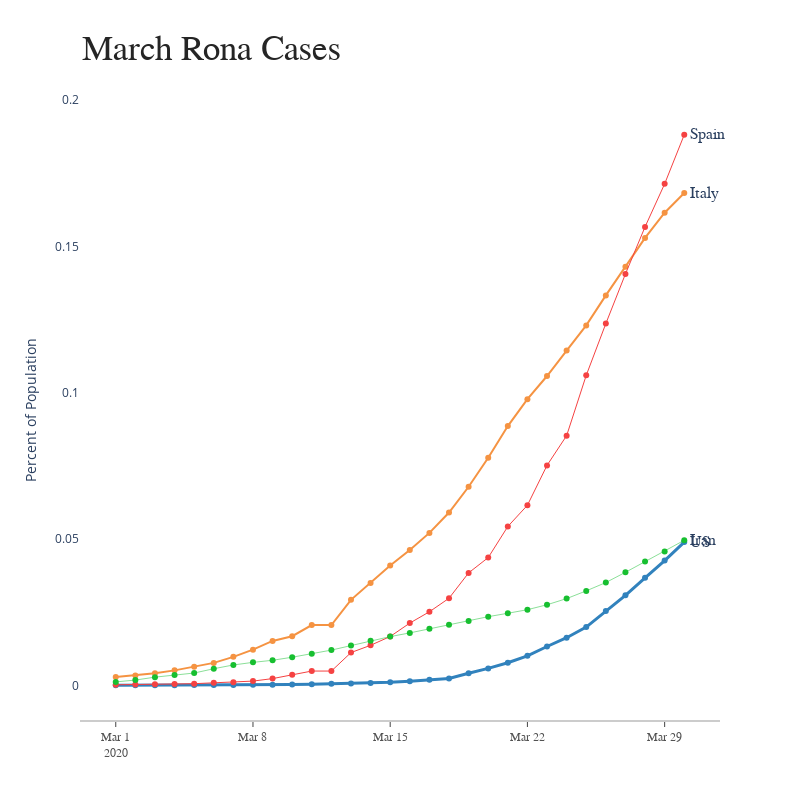

This figure's notebook cell:
### Code cell
fig = go.Figure()
labels = fuck_p.columns[1:5].tolist();
mode_size = [3,2,1, 0.5]
line_size = [3,2,1,0.5]
colors = [ 'rgb(49,130,189)', 'rgb(245, 147, 66)', 'rgb(245, 66, 66)', 'rgb(23, 191, 48)']
for i in range(1,5):
    fig.add_trace(go.Scatter(x = fuck_p['Dates'], y = fuck_p.iloc[:,i], mode = 'lines+markers', name = fuck_p.columns[i], 
                             line = dict(color = colors[i-1], width = line_size[i-1]), connectgaps = True))
    fig.add_trace(go.Scatter(x =[fuck_p['Dates'][0], fuck_p['Dates'][29]], 
                            y = [fuck_p.iloc[:,i][0], fuck_p.iloc[:,i][29]], mode = 'markers', marker = dict(color=colors[i-1], size= mode_size[i-1])))
    
fig.update_layout(
    xaxis=dict(
        showline=True,
        showgrid=False,
        showticklabels=True,
        linecolor='rgb(204,204,204)',
        linewidth=2,
        ticks='outside', 
        tickfont=dict(
            family='Arial',
            size=12,
            color='rgb(82,82,82)',
        ),
    ),
    yaxis=dict(
        showgrid=True,
        zeroline=False,
        showline=False,
        showticklabels=True,
        ),
    autosize=False,
    width = 800, height = 800,
    showlegend=False,
    plot_bgcolor = 'white',
    yaxis_title = 'Percent of Population'
)

annotations = []

# Adding Labels
for y_trace, label, color in zip(fuck_p.iloc[:,1:5].values.transpose(), labels, colors):
    annotations.append(dict(xref='paper', x=0.95, y = y_trace[-1],
                                                       xanchor = 'left', yanchor = 'middle', 
                                                       text = label.format(y_trace[-1]), 
                                                        font = dict(family='Arial', size = 16), showarrow = False))
annotations.append(dict(xref='paper', yref='paper', x = 0.0, y = 1.05, xanchor = 'left', yanchor = 'bottom', text = 'March Rona Cases',
                                       font = dict(family = 'Arial', size = 35, color = 'rgb(37,37,37)'), showarrow = False))
fig.update_layout(annotations=annotations)

### Figure 1 — Plotly figure (JSON) as saved in the notebook; plotly's stock layout.template omitted (floating-point values rounded to 4 significant figures)
{"data": [{"connectgaps": true, "line": {"color": "rgb(49,130,189)", "width": 3}, "mode": "lines+markers", "name": "US", "type": "scatter", "x": ["2020-03-01T00:00:00", "2020-03-02T00:00:00", "2020-03-03T00:00:00", "2020-03-04T00:00:00", "2020-03-05T00:00:00", "2020-03-06T00:00:00", "2020-03-07T00:00:00", "2020-03-08T00:00:00", "2020-03-09T00:00:00", "2020-03-10T00:00:00", "2020-03-11T00:00:00", "2020-03-12T00:00:00", "2020-03-13T00:00:00", "2020-03-14T00:00:00", "2020-03-15T00:00:00", "2020-03-16T00:00:00", "2020-03-17T00:00:00", "2020-03-18T00:00:00", "2020-03-19T00:00:00", "2020-03-20T00:00:00", "2020-03-21T00:00:00", "2020-03-22T00:00:00", "2020-03-23T00:00:00", "2020-03-24T00:00:00", "2020-03-25T00:00:00", "2020-03-26T00:00:00", "2020-03-27T00:00:00", "2020-03-28T00:00:00", "2020-03-29T00:00:00", "2020-03-30T00:00:00"], "y": [2.239e-05, 2.965e-05, 3.57e-05, 4.508e-05, 6.565e-05, 7.927e-05, 0.0001216, 0.0001567, 0.0001764, 0.0002901, 0.0003876, 0.0005031, 0.0006593, 0.0008251, 0.001059, 0.001401, 0.001943, 0.002355, 0.004138, 0.005779, 0.007712, 0.01007, 0.01327, 0.01626, 0.0199, 0.02536, 0.03076, 0.03675, 0.04263, 0.04895]}, {"marker": {"color": "rgb(49,130,189)", "size": 3}, "mode": "markers", "type": "scatter", "x": ["2020-03-01T00:00:00", "2020-03-30T00:00:00"], "y": [2.239e-05, 0.04895]}, {"connectgaps": true, "line": {"color": "rgb(245, 147, 66)", "width": 2}, "mode": "lines+markers", "name": "Italy", "type": "scatter", "x": ["2020-03-01T00:00:00", "2020-03-02T00:00:00", "2020-03-03T00:00:00", "2020-03-04T00:00:00", "2020-03-05T00:00:00", "2020-03-06T00:00:00", "2020-03-07T00:00:00", "2020-03-08T00:00:00", "2020-03-09T00:00:00", "2020-03-10T00:00:00", "2020-03-11T00:00:00", "2020-03-12T00:00:00", "2020-03-13T00:00:00", "2020-03-14T00:00:00", "2020-03-15T00:00:00", "2020-03-16T00:00:00", "2020-03-17T00:00:00", "2020-03-18T00:00:00", "2020-03-19T00:00:00", "2020-03-20T00:00:00", "2020-03-21T00:00:00", "2020-03-22T00:00:00", "2020-03-23T00:00:00", "2020-03-24T00:00:00", "2020-03-25T00:00:00", "2020-03-26T00:00:00", "2020-03-27T00:00:00", "2020-03-28T00:00:00", "2020-03-29T00:00:00", "2020-03-30T00:00:00"], "y": [0.002801, 0.003366, 0.004137, 0.005107, 0.006379, 0.007665, 0.009727, 0.01219, 0.01516, 0.01678, 0.0206, 0.0206, 0.0292, 0.03498, 0.04092, 0.04626, 0.05209, 0.05905, 0.06784, 0.07774, 0.08858, 0.09778, 0.1057, 0.1144, 0.123, 0.1332, 0.143, 0.1529, 0.1615, 0.1682]}, {"marker": {"color": "rgb(245, 147, 66)", "size": 2}, "mode": "markers", "type": "scatter", "x": ["2020-03-01T00:00:00", "2020-03-30T00:00:00"], "y": [0.002801, 0.1682]}, {"connectgaps": true, "line": {"color": "rgb(245, 66, 66)", "width": 1}, "mode": "lines+markers", "name": "Spain", "type": "scatter", "x": ["2020-03-01T00:00:00", "2020-03-02T00:00:00", "2020-03-03T00:00:00", "2020-03-04T00:00:00", "2020-03-05T00:00:00", "2020-03-06T00:00:00", "2020-03-07T00:00:00", "2020-03-08T00:00:00", "2020-03-09T00:00:00", "2020-03-10T00:00:00", "2020-03-11T00:00:00", "2020-03-12T00:00:00", "2020-03-13T00:00:00", "2020-03-14T00:00:00", "2020-03-15T00:00:00", "2020-03-16T00:00:00", "2020-03-17T00:00:00", "2020-03-18T00:00:00", "2020-03-19T00:00:00", "2020-03-20T00:00:00", "2020-03-21T00:00:00", "2020-03-22T00:00:00", "2020-03-23T00:00:00", "2020-03-24T00:00:00", "2020-03-25T00:00:00", "2020-03-26T00:00:00", "2020-03-27T00:00:00", "2020-03-28T00:00:00", "2020-03-29T00:00:00", "2020-03-30T00:00:00"], "y": [0.0001797, 0.0002567, 0.0003529, 0.0004749, 0.000554, 0.0008556, 0.00107, 0.00144, 0.002295, 0.003626, 0.004871, 0.004871, 0.01119, 0.01367, 0.01668, 0.02127, 0.02513, 0.02975, 0.03842, 0.04366, 0.05428, 0.06154, 0.07516, 0.08531, 0.1059, 0.1236, 0.1406, 0.1567, 0.1714, 0.1881]}, {"marker": {"color": "rgb(245, 66, 66)", "size": 1}, "mode": "markers", "type": "scatter", "x": ["2020-03-01T00:00:00", "2020-03-30T00:00:00"], "y": [0.0001797, 0.1881]}, {"connectgaps": true, "line": {"color": "rgb(23, 191, 48)", "width": 0.5}, "mode": "lines+markers", "name": "Iran", "type": "scatter", "x": ["2020-03-01T00:00:00", "2020-03-02T00:00:00", "2020-03-03T00:00:00", "2020-03-04T00:00:00", "2020-03-05T00:00:00", "2020-03-06T00:00:00", "2020-03-07T00:00:00", "2020-03-08T00:00:00", "2020-03-09T00:00:00", "2020-03-10T00:00:00", "2020-03-11T00:00:00", "2020-03-12T00:00:00", "2020-03-13T00:00:00", "2020-03-14T00:00:00", "2020-03-15T00:00:00", "2020-03-16T00:00:00", "2020-03-17T00:00:00", "2020-03-18T00:00:00", "2020-03-19T00:00:00", "2020-03-20T00:00:00", "2020-03-21T00:00:00", "2020-03-22T00:00:00", "2020-03-23T00:00:00", "2020-03-24T00:00:00", "2020-03-25T00:00:00", "2020-03-26T00:00:00", "2020-03-27T00:00:00", "2020-03-28T00:00:00", "2020-03-29T00:00:00", "2020-03-30T00:00:00"], "y": [0.001168, 0.001793, 0.00279, 0.00349, 0.004196, 0.00567, 0.006955, 0.007842, 0.008553, 0.009605, 0.01075, 0.01203, 0.01357, 0.0152, 0.01665, 0.01791, 0.01931, 0.02074, 0.02199, 0.02346, 0.02462, 0.02584, 0.02753, 0.02963, 0.03227, 0.03512, 0.03862, 0.04229, 0.04576, 0.04956]}, {"marker": {"color": "rgb(23, 191, 48)", "size": 0.5}, "mode": "markers", "type": "scatter", "x": ["2020-03-01T00:00:00", "2020-03-30T00:00:00"], "y": [0.001168, 0.04956]}], "layout": {"annotations": [{"font": {"family": "Arial", "size": 16}, "showarrow": false, "text": "US", "x": 0.95, "xanchor": "left", "xref": "paper", "y": 0.04895, "yanchor": "middle"}, {"font": {"family": "Arial", "size": 16}, "showarrow": false, "text": "Italy", "x": 0.95, "xanchor": "left", "xref": "paper", "y": 0.1682, "yanchor": "middle"}, {"font": {"family": "Arial", "size": 16}, "showarrow": false, "text": "Spain", "x": 0.95, "xanchor": "left", "xref": "paper", "y": 0.1881, "yanchor": "middle"}, {"font": {"family": "Arial", "size": 16}, "showarrow": false, "text": "Iran", "x": 0.95, "xanchor": "left", "xref": "paper", "y": 0.04956, "yanchor": "middle"}, {"font": {"color": "rgb(37,37,37)", "family": "Arial", "size": 35}, "showarrow": false, "text": "March Rona Cases", "x": 0, "xanchor": "left", "xref": "paper", "y": 1.05, "yanchor": "bottom", "yref": "paper"}], "autosize": false, "height": 800, "plot_bgcolor": "white", "showlegend": false, "width": 800, "xaxis": {"linecolor": "rgb(204,204,204)", "linewidth": 2, "showgrid": false, "showline": true, "showticklabels": true, "tickfont": {"color": "rgb(82,82,82)", "family": "Arial", "size": 12}, "ticks": "outside"}, "yaxis": {"showgrid": true, "showline": false, "showticklabels": true, "title": {"text": "Percent of Population"}, "zeroline": false}}}
